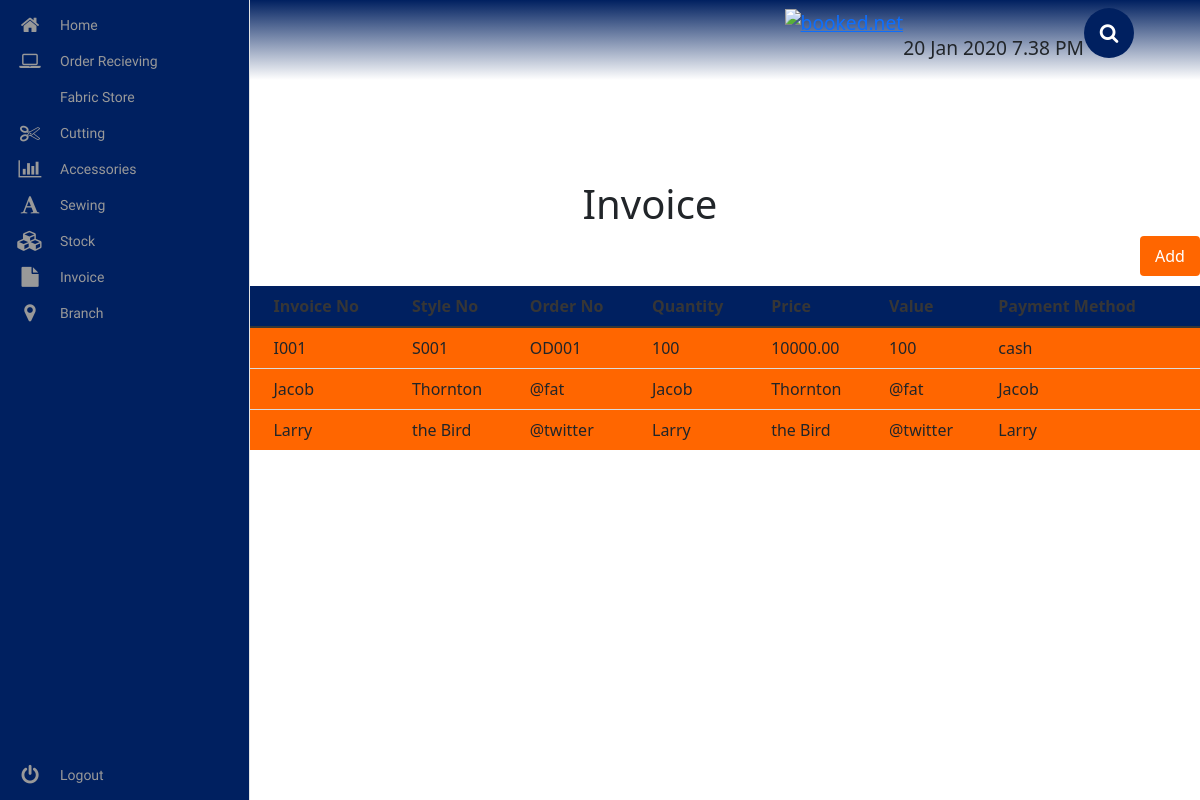
The app's page /invoice/ with its own data.
### invoice/models.py (models this page shows)
class Invoice(models.Model):
	date = models.DateField()
	invoice_no = models.CharField(max_length=1000)
	customer_name = models.CharField(max_length=1000)
	customer_id = models.CharField(max_length=1000)
	style_no = models.CharField(max_length=1000)
	order_no = models.CharField(max_length=1000)
	quantity = models.IntegerField()
	price = models.DecimalField(decimal_places=2, max_digits=1000)
	value = models.IntegerField()
	method_of_payment = models.CharField(max_length=100, choices=payment_choices, default='Cash')

### invoice/views.py (the view)
# urls.py: path('', InvoiceMainView.as_view(), name="invoice_view"),
class InvoiceMainView(View):
	template_name = 'invoice_main.html'
	queryset = Invoice.objects.all()
	def get_query_set(self):
		return self.queryset
	def get(self, request):
		context = {'invoices': self.get_query_set()}
		return render(request, self.template_name, context)

### invoice/templates/invoice_main.html (shortened to what this page needs)
<!DOCTYPE html>
<html lang="en">
{% extends 'base.html' %}
{% load static %}
    {% block extra_css %}
        <link rel="stylesheet" href="{% static 'invoice/css/invoice_main.css' %}">
    {% endblock %}
    {% block content %}
        <div class="invoice__container">
            <h1> Invoice </h1>
            <div class="invoice__add__button__container" >
              <button class="invoice__add__button">
                Add
              </button>
            </div>
            <div class="table-responsive">
              <table class="table">
                <thead>
                  <tr class="invoice__tr">
                    <th scope="col">Date</th>
                    <th scope="col">Invoice No</th>
                    <th scope="col">Style No</th>
                    <th scope="col">Order No</th>
                    <th scope="col">Quantity</th>
                    <th scope="col">Price</th>
                    <th scope="col">Value</th>
                    <th scope="col">Payment Method</th>
                  </tr>
                </thead>
                <tbody>
                  <tr class="invoice__body">
                    {% for invoice in invoices %}
                    <td> {{ invoice.date }} </td>
                    <td> {{ invoice.invoice_no }} </td>
                    <td> {{ invoice.style_no }} </td>
                    <td> {{ invoice.order_no }}  </td>
                    <td> {{ invoice.quantity }} </td>
                    <td> {{ invoice.price }} </td>
                    <td> {{ invoice.value }} </td>
                    <td> {{ invoice.method_of_payment }} </td>
                    {% endfor %}
                  </tr>
                  <tr class="invoice__body">
                    <th scope="row">2</th>
                    <td>Jacob</td>
                    <td>Thornton</td>
                    <td>@fat</td>
                    <td>Jacob</td>
                    <td>Thornton</td>
                    <td>@fat</td>
                    <td>Jacob</td>
                  </tr>
                  <tr class="invoice__body">
                    <th scope="row">3</th>
                    <td>Larry</td>
                    <td>the Bird</td>
                    <td>@twitter</td>
                    <td>Larry</td>
                    <td>the Bird</td>
                    <td>@twitter</td>
                    <td>Larry</td>
                </tbody>
              </table>
            </div>
        </div>
    {% endblock %}

### invoice/static/invoice/css/invoice_main.css (style rules this page uses)
.invoice__container { margin: 100px 0 0 100px; }
.invoice__container h1 { text-align: center; }
.invoice__add__button__container { display: flex; float: right; margin-bottom: 10px; }
.invoice__add__button { border: none; outline: none; border-radius: 4px; background-color: #FF6600; color: #fff; width: 60px; height: 40px; }
.invoice__tr { background-color: #002060; color: #fff; }
.invoice__tr th { color: #fff; }
.invoice__body { background-color: #FF6600; }

### records on screen
Invoice: invoice_no "I001", style_no "S001", order_no "OD001", quantity "100", price "10000.00", value "100", method_of_payment "cash"
